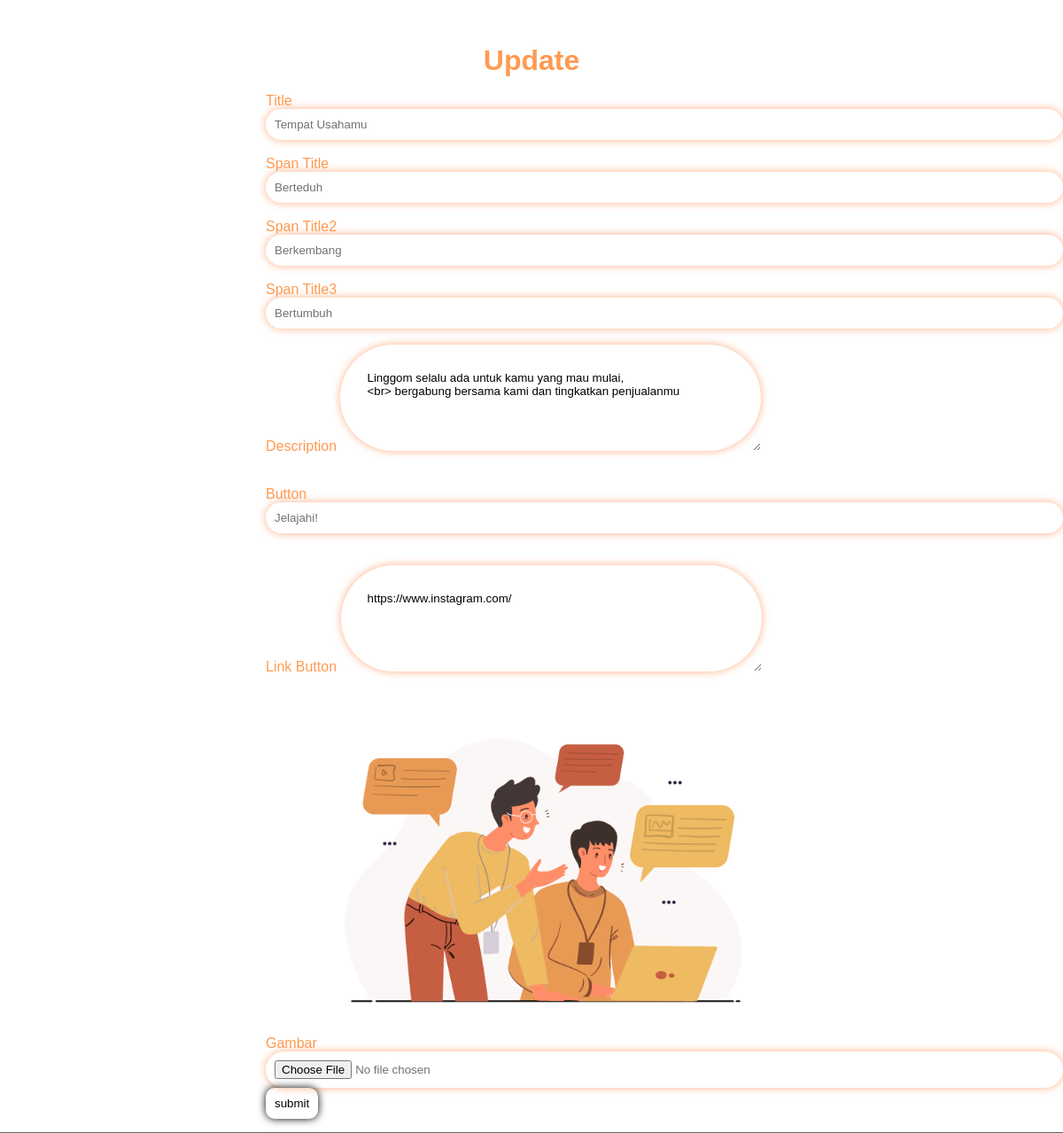
Screenshot of /webeditor/hero/ubah.php?id=1 (signed in) with the database file from the repository.
### tables this page shows
CREATE TABLE `hero` (
  `id` int(11) NOT NULL,
  `title` varchar(30) NOT NULL,
  `spantitle` varchar(30) NOT NULL,
  `spantitle2` varchar(30) NOT NULL,
  `spantitle3` varchar(30) NOT NULL,
  `descript` varchar(400) NOT NULL,
  `button` varchar(30) NOT NULL,
  `linkbutton` mediumtext NOT NULL,
  `img` mediumtext NOT NULL
);

### webeditor/functions.php (called while the page is built, shortened)
<?php
$db = mysqli_connect("localhost", "root", "", "linggom");
    function query($query){
    global $db;
    $result = mysqli_query($db, $query);
    $rows = [];
    while($row = mysqli_fetch_assoc($result)){
    $rows[]=$row;
}
    return $rows;
}

### webeditor/hero/ubah.php (the view, shortened to what this page needs)
<?php
require '../functions.php';
$id = $_GET["id"];
$hr = query("SELECT * FROM hero WHERE id = $id")[0];
?>
<!DOCTYPE html>
<html lang="en">
<head>
    <link rel="stylesheet" href="../../assets/css/style.css">
</head>
<body>
    <h1>Update</h1> <br>
    <form action="" method="post" enctype="multipart/form-data">
    <ul>
            <li>
                <label for="title">Title</label>
                <input type="text" name="title" value="<?= $hr["title"]?>"> <br><br>
            </li>
            <li>
                <label for="spantitle">Span Title</label>
                <input type="text" name="spantitle" value="<?= $hr["spantitle"]?>"><br><br>
            </li>
            <li>
                <label for="spantitle2">Span Title2</label>
                <input type="text" name="spantitle2" value="<?= $hr["spantitle2"]?>"><br><br>
            </li>
            <li>
                <label for="spantitle3">Span Title3</label>
                <input type="text" name="spantitle3" value="<?= $hr["spantitle3"]?>"><br><br>
            </li>
            <li>
                <label for="descript">Description</label>
                <textarea id="descript" name="descript" rows="4" cols="50" value=""><?= $hr["descript"]?></textarea><br><br><br>
            </li>
            <li>
                <label for="button">Button</label>
                <input type="text" name="button" value="<?= $hr["button"]?>"><br><br><br>
            </li>
            <li>
                <label for="linkbutton">Link Button</label>
                <textarea id="linkbutton" name="linkbutton" rows="4" cols="50" value=""><?= $hr["linkbutton"]?></textarea><br><br><br>
            </li>
            <li>
                <label for="img">Gambar</label>
                <img src="../gmbr/<?= $hr['img']?>" alt="">
                <input type="file" name="img" value="<?= $hr["img"]?>">
                <button type="submit" name="submit">submit</button>
            </li>
        </ul>
    </form>
</body>
</html>

### assets/css/style.css (style rules this page uses)
* { padding: 0; margin: 0; box-sizing: border-box; font-family: "Raleway", sans-serif; scroll-behavior: smooth; list-style: none; text-decoration: none; }
:root { --main-color: #4083ad; --second-color: #eb455f; --text-color: #FF9A51; --bg-color: #ffffff; --big-font: 5rem; --h2-font: 3rem; --p-font: 1.0rem; }
html,body { width: 100%; height: 100%; margin: 0; padding: 0; }
body { background: var(--bg-color); color: var(--text-color); }
form { padding-bottom: 15px; display: flex; align-items: center; justify-content: space-between; border-bottom: 1px solid #616161; margin-bottom: 50px; }
form input { width: 100%; background: transparent; color: #717171; border: 0; outline: none; }
form button { background: transparent; border: 0; outline: none; cursor: pointer; }

### webeditor/hero/ubah.php (style rules this page uses)
* { padding: 0; margin: 0; box-sizing: border-box; font-family: "Raleway", sans-serif; scroll-behavior: smooth; list-style: none; text-decoration: none; }
h1 { padding-top: 50px; text-align: center; }
img { width: 500px; height: auto; }
ul { list-style: none; text-align: left; padding-left: 300px; }
input { border-style: none; border-radius: 200px; padding: 10px; box-shadow: 0 0 10px rgba(255, 122, 50, 0.6); }
textarea { border-style: none; border-radius: 100px; padding: 30px; box-shadow: 0 0 10px rgba(255, 122, 50, 0.6); }
button { box-shadow: 0 0 10px #000; padding: 10px; border-radius: 10px; }

### rows the page displays
hero: title "Tempat Usahamu", spantitle "Berteduh", spantitle2 "Berkembang", spantitle3 "Bertumbuh", descript "Linggom selalu ada untuk kamu yang mau mulai, <br> bergabung bersama kami dan tingkatkan penjualanmu", button "Jelajahi!", linkbutton "https://www.instagram.com/", img (picture)
